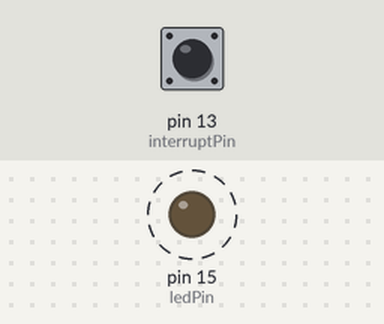
The sketch below on a simulated Arduino Uno, built with avr-gcc and run on an emulated ATmega328P. Parts: output pins drawn as LEDs (lit = HIGH). Dashed ring = blinking. The test bench sets the inputs (shaded band); at power-on: pin 13 (interruptPin) LOW. What the sketch prints to the serial monitor is not drawn.

Above: at 0.2 s.
Timing chart, 0 to 4.7 s (numbered marks = the images above):
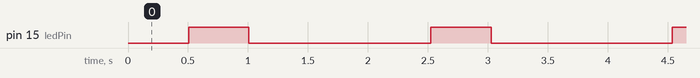

The sketch:

p3.3.ino
```cpp
const int ledPin =  15;
const int interruptPin = 13;

int ledState = LOW;
int n = 0;


unsigned long previousMillis = 0;

const long period = 2000;
const long duty = 25;

void blink_ISR() {
  int LedStateread = digitalRead(interruptPin);
  Serial.print(millis());
  Serial.print(":");
  Serial.println(LedStateread);
}

void setup() {
  Serial.begin(9600);
  while (!Serial);
  pinMode(ledPin, OUTPUT);
  pinMode(interruptPin, INPUT);
  attachInterrupt(interruptPin, blink_ISR, CHANGE);
}

int duty_int = 100/duty;
int interval = period/duty_int;

void loop() {

  unsigned long currentMillis = millis();

  noInterrupts();
  if (currentMillis - previousMillis >= interval) {
    previousMillis = currentMillis;

    if (n%duty_int == 0) {
      ledState = HIGH;
    } else {
      ledState = LOW;
    }
    n = n+1;


    digitalWrite(ledPin, ledState);

  }
  interrupts();
  blink_ISR();
}
```

Measured:
- by itself, pin 15 (ledPin): alternates HIGH for 0.51 s and LOW for 1.5 s
